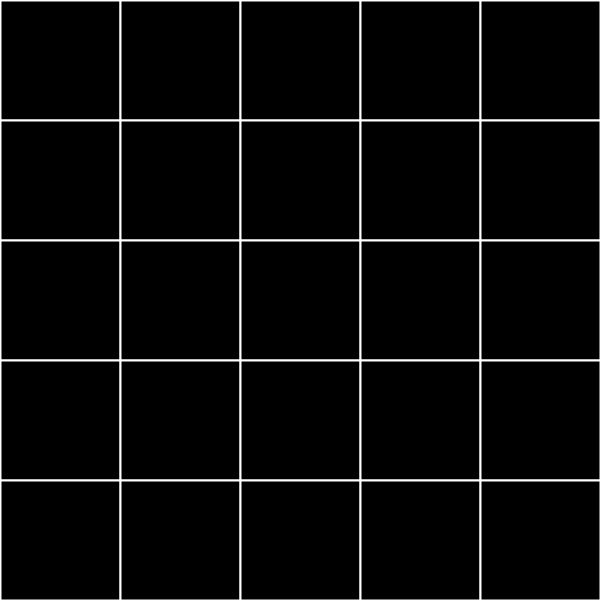
Frame 1 (no input)
Frame 60 (the mouse pressed at the canvas centre just before this capture): identical to frame 1, image omitted
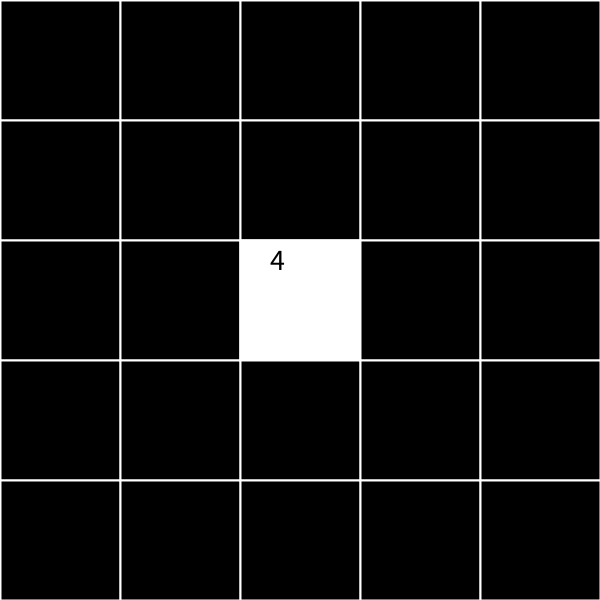
Frame 120 (the mouse held since frame 60 and released just before this capture)

The Processing sketch that drew these frames (run headless with seeded random() and noise(); from frame 60 on, the mouse is pressed at the canvas centre):

// Processing sketch: BLACKJACK
// ── BLACKJACK.pde
int n=5; // tanto de rect que vai se repetir
int l; // tamanho do rect

int escolhaX=n; // coordenada X do rect escolhindo quando clicado
int escolhaY=n; // coordenada Y do rect escolhido quando clicado

int[][] M; // MATRIZ DE VALORES QUE VAO SER SORTEADOS

int[][] D = new int[n][n]; // MATRIZ QUE GUARDA O INDICE DE CADA CARTA VIRADA
int soma = 0; // contador 

void setup() {
  size(600, 600);

  l=width/n; // tamanho dos rect
  textSize(30);

  M = geraMatriz(5, 13); // chamando a função geraMatriz e passando os parametros: 5 (tanto de vetores e elementos) e 13 (valor máximo para sorteio)
  
  // FORMATAÇÃO NO CONSOLE DE UMA MATRIZ BONITINHA:
  for (int i=0; i<M.length; i++) {
    for (int j=0; j<M.length; j++) {
      print(M[i][j], " ");
    }
    println(); 
  }
}

void draw() {
  // desenhando rect 
  for (int i=0; i<n; i++) {
    for (int j=0; j<n; j++) {
      fill(0);
      stroke(255);
      strokeWeight(2);
      rect(i*l, j*l, l, l);
      
      if (D[i][j]==1) { // Se a carta estiver virada, ela muda a estilização
        fill(255);
        rect(i*l, j*l, l, l);
        fill(0);

        text(M[i][j], i*l+30, j*l+30);
      }
    }
  }
}

// Quando o usuário clicar: 
void mousePressed() {
  escolhaX = mouseX/l; // adquirindo o indice dos vetores 
  escolhaY = mouseY/l; // adquirindo o indice dos elementos 
  
  println(escolhaX, escolhaY); // mostra qual foi o vetor e qual o índice que foi clicado
  D[escolhaX][escolhaY] = 1; // guarda o valor em que os indices da matriz foi clicado

  soma = soma + M[escolhaX][escolhaY]; // faz a soma de cada valor em que foi apertado 

  println("soma =>", soma); 
  if (soma > 25) { // condição
    println("Maior que 25, você perdeu!");
  }
}

// Para gerar matriz:
int[][] geraMatriz(int n, int v) { // precisa do int[][], pois a questão pede para a função RETORNAR o valor, logo não poderia ser usado void
  int [][] temp = new int [n][n]; // variavel local

  for (int i=0; i<n; i++) {
    for (int j=0; j<n; j++) {
      temp[i][j]=int(random(v + 1));
    }
  }

  return temp;
}
